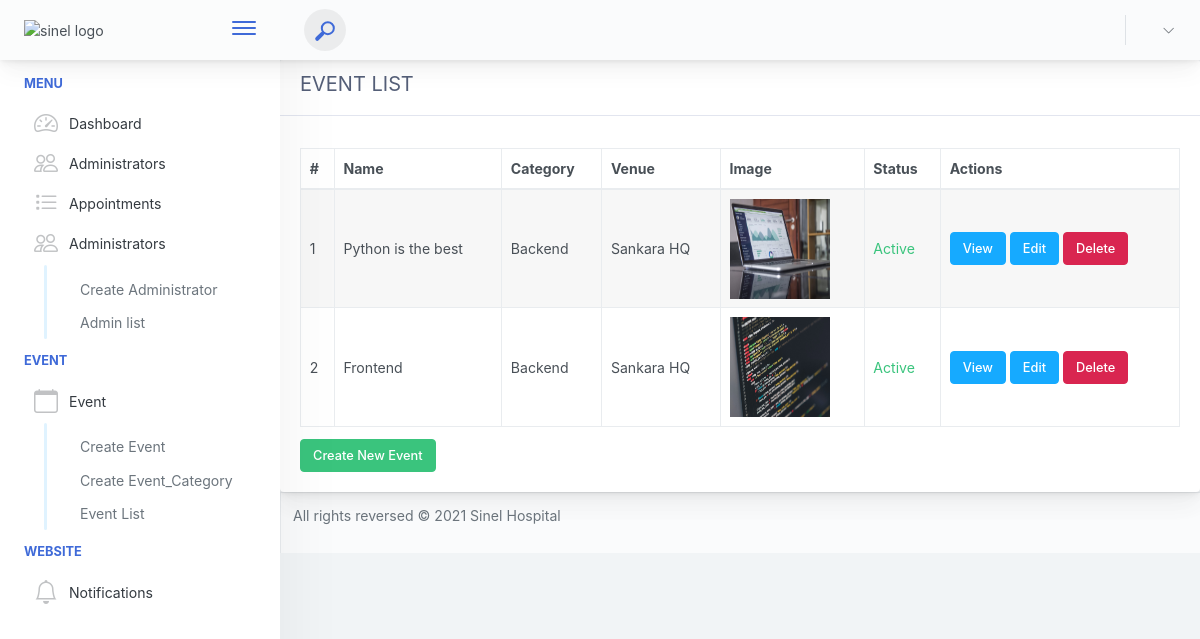
Page /dashboard/event_list/ on the earlier database version.
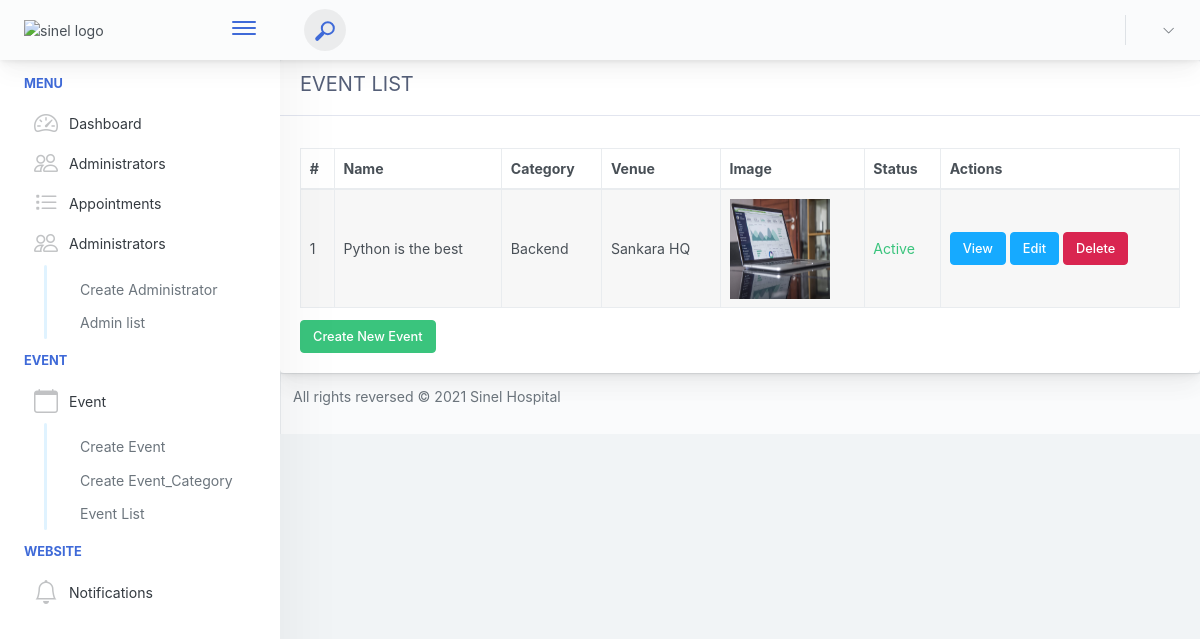
Same page on the later database version.
### event/models.py (models this page shows, shortened)
class Event(models.Model):
    category=models.ForeignKey(EventCategory,on_delete=models.CASCADE)
    title=models.CharField(max_length=100)
    uid=models.PositiveIntegerField()
    description = models.TextField()
    venue = models.CharField(max_length=255)
    start_date=models.DateField()
    end_date=models.DateField()
    location = models.CharField(max_length=255)
    maximum_attendance = models.PositiveIntegerField()
    created_date = models.DateField(auto_now_add=True)
    updated_date = models.DateField(auto_now_add=True)
    image=models.ImageField(upload_to='event/')
    status_choice = (
        ('disabled', 'Disabled'),
        ('active', 'Active'),
        ('deleted', 'Deleted'),
        ('time out', 'Time Out'),
        ('completed', 'Completed'),
        ('cancel', 'Cancel'),
    )
    status = models.CharField(choices=status_choice, max_length=10)
    speaker_name = models.CharField(max_length=120)
    start_time = models.TimeField()
    end_time = models.TimeField()

class EventCategory(models.Model):
    name=models.CharField(max_length=150,null=True)
    code=models.PositiveIntegerField()
    created_at=models.DateField(auto_now_add=True)
    updated_at=models.DateField(auto_now_add=True)
    def __str__(self):
        return self.name

### administrator/views.py (the view)
# urls.py: path('event_list/',views.EventListView.as_view(), name='event_list'),
class EventListView(View):
    template_name = "dashboard/event_list.html"
    def get(self, request, *args, **kwargs):
        try:
            events = Event.objects.all()
            context = {"event": events}
        except Event.DoesNotExist:
            context = {"event": None}
        return render(request, self.template_name, context)

### templates/dashboard/event_list.html (shortened to what this page needs)
{% extends 'dashboard/base_template.html' %}
{% block content %}
    <div class="row">
        <div class="col-md-12">
            <div class="card">
                <div class="card-header">
         <h5>Event List</h5>
                </div>
                <div class="card-body">
                      <table class="table table-striped table-bordered datatable dataTable no-footer" id="DataTables_Table_0" role="grid" aria-describedby="DataTables_Table_0_info" style="border-collapse: collapse !important">
                        <thead>
                            <tr role="row">
                                <th>#</th>
                                <th>Name</th>
                                <th>Category</th>
                                <th>Venue</th>
                                <th class="event_image">Image</th>
                                <th>Status</th>
                                <th>Actions</th>
                            </tr>
                        </thead>
                        <tbody>
                            {% for event in event %}
                              <tr>
                                  <td>{{forloop.counter}} </td>
                                  <td>{{ event.title }}</td>
                                  <td>{{ event.category }}</td>
                                  <td>{{ event.venue }}</td>
                                  <td class="event_image">
                                      <img class="event_image" src="{{ event.image.url }}" alt="Image" height="100px" width="100px">
                                  </td>
                                  <td>
                                      {% if event.status == 'active' %}
                                        <a href="" class="text-success">{{ event.status|title }}</a>
                                      {% elif event.status == 'completed' %}
                                        <a href="" class="text-primary">{{ event.status|title }}</a>
                                      {% else %}
                                        <a href="" class="text-danger">{{ event.status|title }}</a>
                                      {% endif %}
                                  </td>
                                  <td>
                                      <a class="btn btn-info" href="{% url 'administrator:event_detail' event.id %}" title="view">
                                        View
                                      </a>
                                      <a class="btn btn-info" href="{% url 'administrator:event_update' event.id %}" title="edit">
                                        Edit
                                    </a>
                                      <a class="btn btn-danger" href="{% url 'administrator:event_delete' event.id%}" title="delete">
                                          Delete
                                      </a>
                                  </td>
                              </tr>
                            {% endfor %}
                        </tbody>
                    </table>
                    <a class="btn btn-success" href="{% url 'administrator:create_event' %}">Create New Event</a>
                </div>
            </div>
        </div>
    </div>
{% endblock content %}

Differences in the rows shown:
removed Event: title "Frontend", category "Backend", venue "Sankara HQ", image (picture), status "Active"
